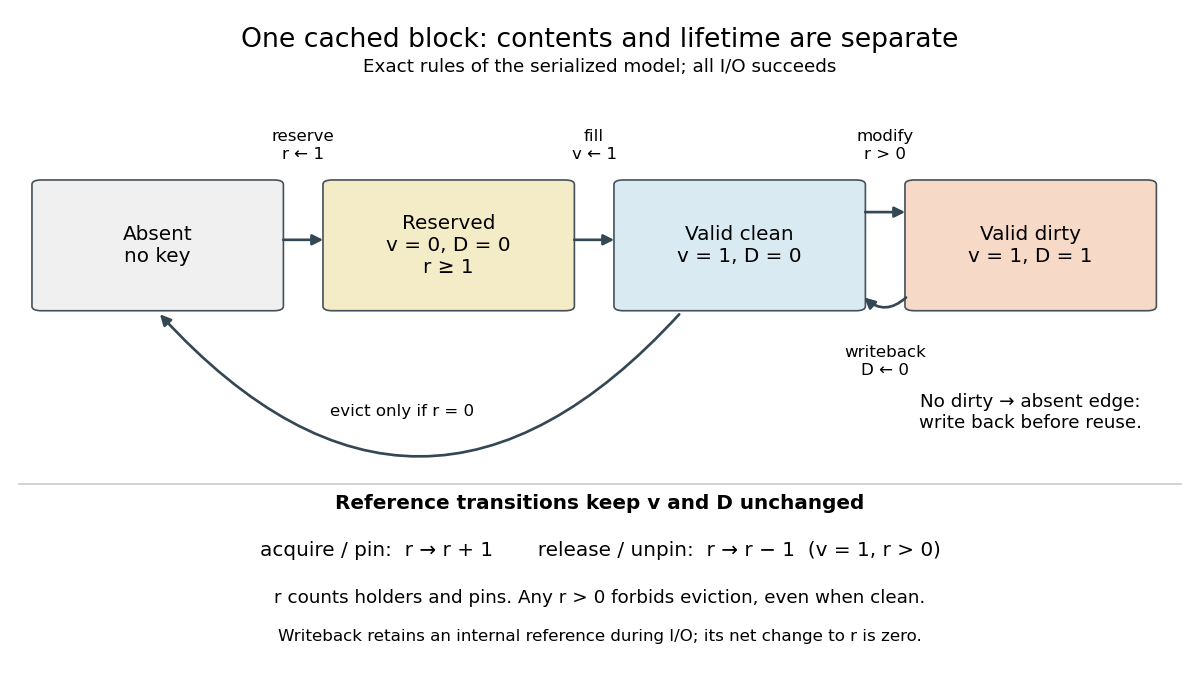

Recreate this plot in Python.
"""Exact serialized buffer-state rules; writes matching PNG to the CWD.

Tested with Python 3.14.4, Matplotlib 3.10.7 and NumPy 2.3.5.
This teaching model excludes cancellation, failures and concurrent I/O.
"""
from collections import deque
import json
from pathlib import Path

import matplotlib
matplotlib.use('Agg')
import matplotlib.pyplot as plt
from matplotlib.patches import FancyArrowPatch, FancyBboxPatch


def successors(state, bound=2):
    if state is None:
        return [('reserve', (0, 0, 1))]
    v, dirty, refs = state
    result = []
    if refs < bound:
        result.append(('acquire or pin', (v, dirty, refs + 1)))
    if v and refs:
        result.append(('release or unpin', (v, dirty, refs - 1)))
        result.append(('modify', (1, 1, refs)))
    if not v and refs:
        result.append(('fill', (1, 0, refs)))
    if v and dirty:
        result.append(('writeback', (1, 0, refs)))
    if v and not dirty and not refs:
        result.append(('evict', None))
    return result


def reachable():
    seen = {None}
    queue = deque([None])
    edges = []
    while queue:
        source = queue.popleft()
        for action, target in successors(source):
            edges.append((source, action, target))
            if target not in seen:
                seen.add(target)
                queue.append(target)
    assert len(seen) == 9
    for source, action, target in edges:
        if target is not None:
            v, dirty, refs = target
            assert 0 <= dirty <= v <= 1 and 0 <= refs <= 2
            assert v or refs > 0
        if action == 'evict':
            assert source == (1, 0, 0)
    return seen, edges


def main():
    states, edges = reachable()
    fig, ax = plt.subplots(figsize=(10, 5.7), dpi=120)
    fig.patch.set_facecolor('white')
    ax.set(xlim=(0, 1), ylim=(0, 1))
    ax.axis('off')
    fig.subplots_adjust(left=.015, right=.985, top=.86, bottom=.05)
    fig.suptitle('One cached block: contents and lifetime are separate', fontsize=16, y=.96)
    fig.text(.5, .895, 'Exact rules of the serialized model; all I/O succeeds', ha='center', fontsize=11)
    boxes = [(.12, 'Absent\nno key', '#f0f0f0'),
             (.37, 'Reserved\nv = 0, D = 0\nr ≥ 1', '#f4ebc7'),
             (.62, 'Valid clean\nv = 1, D = 0', '#d9eaf2'),
             (.87, 'Valid dirty\nv = 1, D = 1', '#f6d9c6')]
    for x, text, color in boxes:
        ax.add_patch(FancyBboxPatch((x-.1, .62), .2, .22, boxstyle='round,pad=0.008', facecolor=color, edgecolor='#46515a'))
        ax.text(x, .73, text, ha='center', va='center', fontsize=12)
    def arrow(start, end, label, pos, rad=0):
        ax.add_patch(FancyArrowPatch(start, end, arrowstyle='-|>', mutation_scale=13,
                                     connectionstyle=f'arc3,rad={rad}', lw=1.6, color='#334754'))
        ax.text(*pos, label, ha='center', va='center', fontsize=10,
                bbox=dict(facecolor='white', edgecolor='none', pad=2))
    arrow((.225,.74),(.265,.74),'reserve\nr ← 1',(.245,.91))
    arrow((.475,.74),(.515,.74),'fill\nv ← 1',(.495,.91))
    arrow((.725,.79),(.765,.79),'modify\nr > 0',(.745,.91))
    arrow((.765,.64),(.725,.64),'writeback\nD ← 0',(.745,.52),rad=-.5)
    arrow((.57,.61),(.12,.61),'evict only if r = 0',(.33,.43),rad=-.55)
    ax.text(.87,.40,'No dirty → absent edge:\nwrite back before reuse.',ha='center',fontsize=11)
    ax.axhline(.30, color='#c7cdd2', lw=1)
    ax.text(.5,.255,'Reference transitions keep v and D unchanged',ha='center',fontsize=12,weight='bold')
    ax.text(.5,.17,'acquire / pin:  r → r + 1       release / unpin:  r → r − 1  (v = 1, r > 0)',ha='center',fontsize=12)
    ax.text(.5,.085,'r counts holders and pins. Any r > 0 forbids eviction, even when clean.',ha='center',fontsize=11)
    ax.text(.5,.015,'Writeback retains an internal reference during I/O; its net change to r is zero.',ha='center',fontsize=10)
    fig.savefig(Path.cwd() / (Path(__file__).stem + '.png'), facecolor='white', transparent=False)
    plt.close(fig)
    print(json.dumps({'reachable_states': len(states), 'transitions': len(edges),
                      'states': sorted([s for s in states if s is not None]),
                      'absent_state': True, 'invariants_passed': True}))


if __name__ == '__main__':
    main()
